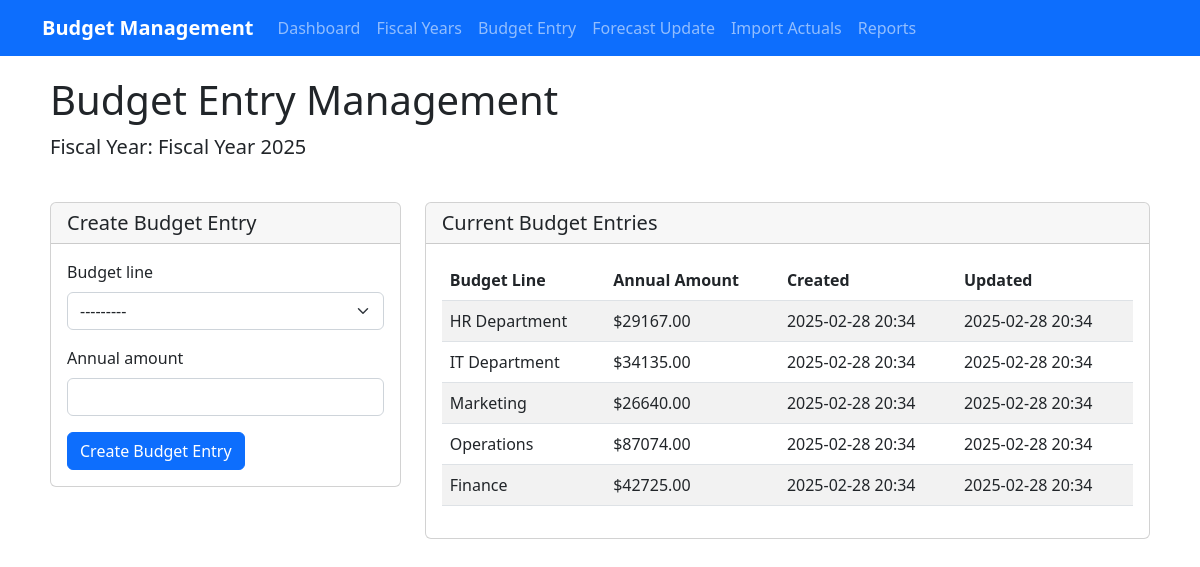
The page /budget/ on the database its author committed.
### budget_app/models.py (models this page shows, shortened)
class FiscalYear(models.Model):
    year = models.IntegerField(unique=True)
    is_active = models.BooleanField(default=False)
    created_at = models.DateTimeField(auto_now_add=True)
    def __str__(self):
        return f"Fiscal Year {self.year}"

class BudgetEntry(models.Model):
    fiscal_year = models.ForeignKey(FiscalYear, on_delete=models.CASCADE)
    budget_line = models.ForeignKey(BudgetLine, on_delete=models.CASCADE)
    annual_amount = models.DecimalField(max_digits=14, decimal_places=2)
    created_at = models.DateTimeField(auto_now_add=True)
    updated_at = models.DateTimeField(auto_now=True)
    class Meta:
        unique_together = ('fiscal_year', 'budget_line')

class BudgetLine(models.Model):
    name = models.CharField(max_length=255)
    description = models.TextField(blank=True, null=True)
    gl_accounts = models.ManyToManyField(GLAccount, related_name='budget_lines')
    def __str__(self):
        return self.name

### budget_app/views.py (the view, shortened to what this page needs)
# urls.py: path('budget/', views.BudgetEntryView.as_view(), name='budget_entry'),
class BudgetEntryView(View):
    def get(self, request):
        try:
            active_year = FiscalYear.objects.get(is_active=True)
        except FiscalYear.DoesNotExist:
            messages.error(request, "No active fiscal year found. Please create one first.")
            return redirect('budget_app:fiscal_year_create')
        budget_entries = BudgetEntry.objects.filter(fiscal_year=active_year)
        form = BudgetEntryForm(fiscal_year=active_year)
        return render(request, 'budget_app/budget_entry.html', {
            'active_year': active_year,
            'budget_entries': budget_entries,
            'form': form,
        })

### budget_app/forms.py
class BudgetEntryForm(forms.ModelForm):
    class Meta:
        model = BudgetEntry
        fields = ['budget_line', 'annual_amount']
    def __init__(self, *args, **kwargs):
        fiscal_year = kwargs.pop('fiscal_year', None)
        super().__init__(*args, **kwargs)
        if fiscal_year:
            self.instance.fiscal_year = fiscal_year

### budget_app/templates/budget_app/budget_entry.html (shortened to what this page needs)
{% extends 'budget_app/base.html' %}
{% load widget_tweaks %}
{% block content %}
<div class="row mb-4">
    <div class="col">
        <h1>Budget Entry Management</h1>
        <p class="lead">Fiscal Year: {{ active_year }}</p>
    </div>
</div>
<div class="row">
    <div class="col-md-4">
        <div class="card mb-4">
            <div class="card-header">
                <h5 class="card-title mb-0">Create Budget Entry</h5>
            </div>
            <div class="card-body">
                <form method="post">
                    {% for field in form %}
                    <div class="mb-3">
                        <label for="{{ field.id_for_label }}" class="form-label">
                            {{ field.label }}
                        </label>
                        {% if field.name == 'budget_line' %}
                            {{ field|attr:"class:form-select" }}
                        {% else %}
                            {{ field|attr:"class:form-control" }}
                        {% endif %}
                    </div>
                    {% endfor %}
                    <button type="submit" class="btn btn-primary">Create Budget Entry</button>
                </form>
            </div>
        </div>
    </div>
    <div class="col-md-8">
        <div class="card">
            <div class="card-header">
                <h5 class="card-title mb-0">Current Budget Entries</h5>
            </div>
            <div class="card-body">
                {% if budget_entries %}
                <div class="table-responsive">
                    <table class="table table-striped">
                        <thead>
                            <tr>
                                <th>Budget Line</th>
                                <th>Annual Amount</th>
                                <th>Created</th>
                                <th>Updated</th>
                            </tr>
                        </thead>
                        <tbody>
                            {% for entry in budget_entries %}
                            <tr>
                                <td>{{ entry.budget_line }}</td>
                                <td>${{ entry.annual_amount|floatformat:2 }}</td>
                                <td>{{ entry.created_at|date:"Y-m-d H:i" }}</td>
                                <td>{{ entry.updated_at|date:"Y-m-d H:i" }}</td>
                            </tr>
                            {% endfor %}
                        </tbody>
                    </table>
                </div>
                {% else %}
                <p class="text-muted">No budget entries found for the current fiscal year.</p>
                {% endif %}
            </div>
        </div>
    </div>
</div>
{% endblock %}

### budget_app/templates/budget_app/base.html (shortened to what this page needs)
<!DOCTYPE html>
<html lang="en">
<head>
    <link href="https://cdn.jsdelivr.net/npm/bootstrap@5.2.3/dist/css/bootstrap.min.css" rel="stylesheet">
</head>
<body>
    <nav class="navbar navbar-expand-lg navbar-dark bg-primary">
        <div class="container">
            <a class="navbar-brand" href="{% url 'budget_app:dashboard' %}">Budget Management</a>
            <div class="collapse navbar-collapse" id="navbarNav">
                <ul class="navbar-nav">
                    <li class="nav-item">
                        <a class="nav-link" href="{% url 'budget_app:dashboard' %}">Dashboard</a>
                    </li>
                    <li class="nav-item">
                        <a class="nav-link" href="{% url 'budget_app:fiscal_year_list' %}">Fiscal Years</a>
                    </li>
                    <li class="nav-item">
                        <a class="nav-link" href="{% url 'budget_app:budget_entry' %}">Budget Entry</a>
                    </li>
                    <li class="nav-item">
                        <a class="nav-link" href="{% url 'budget_app:forecast_update' %}">Forecast Update</a>
                    </li>
                    <li class="nav-item">
                        <a class="nav-link" href="{% url 'budget_app:actual_import' %}">Import Actuals</a>
                    </li>
                    <li class="nav-item">
                        <a class="nav-link" href="{% url 'budget_app:report_view' %}">Reports</a>
                    </li>
                </ul>
            </div>
        </div>
    </nav>
    <div class="container content-wrapper">
        {% block content %}
        {% endblock %}
    </div>
</body>
</html>

### budget_app/templates/budget_app/base.html (style rules this page uses)
.navbar-brand { font-weight: bold; }
.content-wrapper { padding: 20px; }

### rows shown on the page
FiscalYear: year "Fiscal Year 2025"
BudgetEntry: budget_line "HR Department", annual_amount "29167.00", created_at "2025-02-28 20:34", updated_at "2025-02-28 20:34"
BudgetEntry: budget_line "IT Department", annual_amount "34135.00", created_at "2025-02-28 20:34", updated_at "2025-02-28 20:34"
BudgetEntry: budget_line "Marketing", annual_amount "26640.00", created_at "2025-02-28 20:34", updated_at "2025-02-28 20:34"
BudgetEntry: budget_line "Operations", annual_amount "87074.00", created_at "2025-02-28 20:34", updated_at "2025-02-28 20:34"
BudgetEntry: budget_line "Finance", annual_amount "42725.00", created_at "2025-02-28 20:34", updated_at "2025-02-28 20:34"

### other values the page prints
{{ field.label }} "Budget line" "Annual amount"
